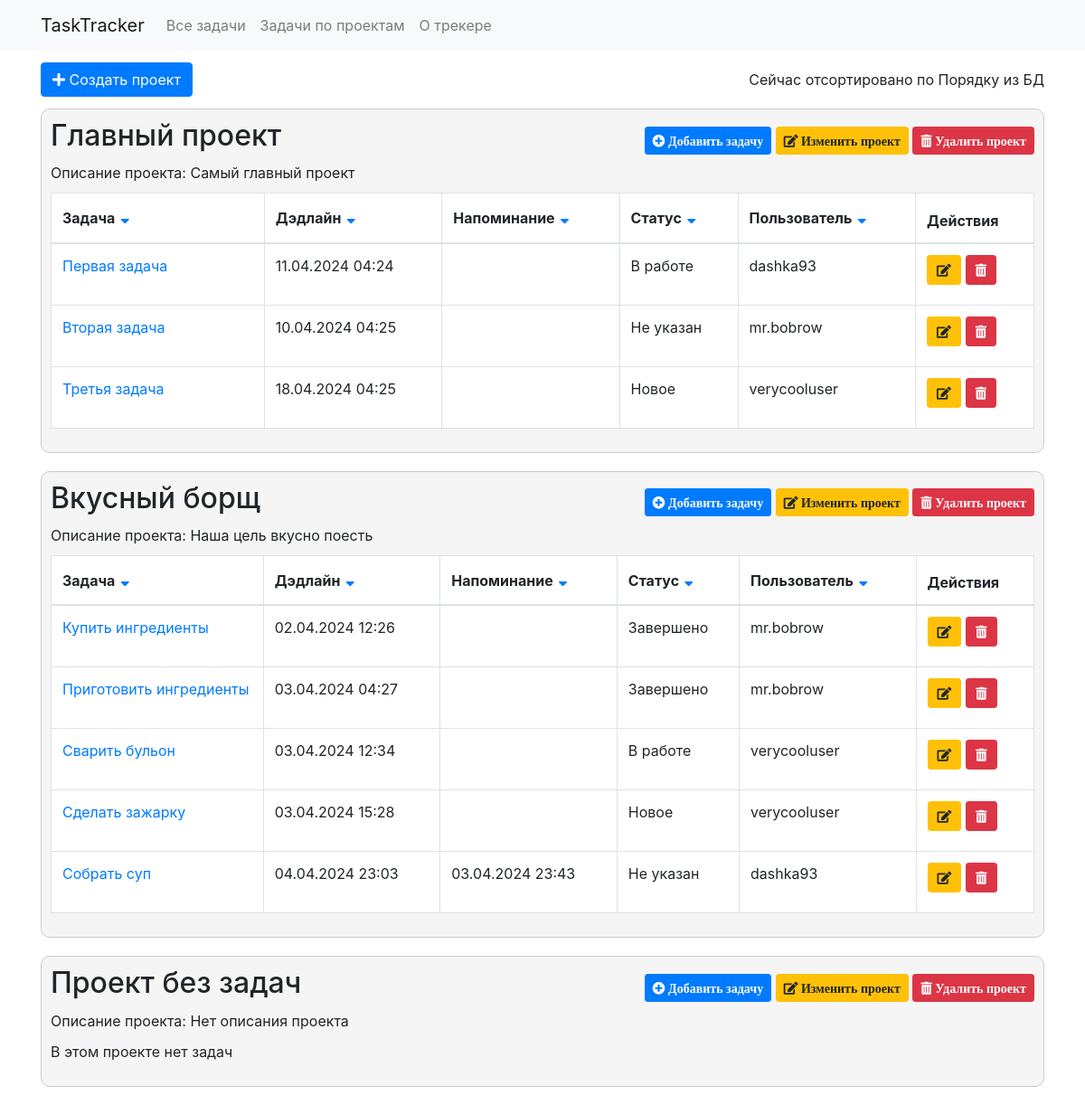
/projects/, run on the app's committed database.
### tasktrackerapp/models.py (models this page shows)
class Project(models.Model):
    name = models.CharField(max_length=100)
    description = models.TextField(blank=True)
    def __str__(self):
        return self.name

class Task(models.Model):
    project = models.ForeignKey(Project, on_delete=models.CASCADE)
    title = models.CharField(max_length=200)
    description = models.TextField(blank=True, null=True)
    created_date= models.DateTimeField(blank=True, null=True)
    deadline = models.DateTimeField(blank=True, null=True)
    reminder = models.DateTimeField(blank=True, null=True)
    status = models.ForeignKey(TaskStatus, null=True, blank=True, on_delete=models.CASCADE)
    task_user = models.ForeignKey(User, on_delete=models.CASCADE)
    def __str__(self):
        return self.title

class TaskStatus(models.Model):
    name = models.CharField(max_length=50)
    def __str__(self):
        return self.name

### tasktrackerapp/views.py (the view, shortened to what this page needs)
# urls.py: path('projects/', views.tasks_by_projects, name='projects_page'),  #страница с карточками проектов
def tasks_by_projects(request):
    sort_by = request.GET.get('sort_by')
    dict_of_projects = {}
    if request.method == "GET":
        if sort_by == 'None' or sort_by is None:
            sort_by = 'Порядок из БД'
            dict_of_projects = create_dictionary()
        elif sort_by != 'Порядок из БД':
            if sort_by == 'project':
                dict_of_projects = create_dictionary('project__name')
            else:
                dict_of_projects = create_dictionary(sort_by)
    data_of_tasks = Task.objects.all()
    data_of_projects = Project.objects.all()
    context = {
        'tasks': data_of_tasks,
        'projects': data_of_projects,
        'dict_of_projects': dict_of_projects,
        'sort_by': sort_by,
    }
    return render(request, 'tasks_by_project.html', context)

### tasktrackerapp/views.py (called while the page is built)
def create_dictionary(sort_by=None):
    projects = Project.objects.all()
    project_task_dict = {}
    for project in projects:
        if sort_by:
            tasks = Task.objects.all().filter(project=project).order_by(sort_by)
        else:
            tasks = Task.objects.filter(project=project)
        project_task_dict[project] = list(tasks)
        print(project_task_dict)
    return project_task_dict

### tasktrackerapp/templates/tasks_by_project.html (shortened to what this page needs)
{% extends 'head.html' %}
{% block content %}
<form method="post" action=".">
  <div class="button-container-top">
    <button name="createProject" class="btn btn-primary">
      <i class="fas fa-plus"></i> Создать проект
    </button>
    {% include 'widget_to_show_sort_type.html' %}
  </div>
  {% for project, tasks in dict_of_projects.items %}
    <div class="project-container">
      <div class="project-title-container">
        <div class="project-header">
          <h2 class="project-name">{{ project.name }}</h2>
          <div class="project-actions">
            <button name="addTask" value={{ project.id }} class="btn btn-primary btn-sm">
              <i class="fas fa-plus-circle"> Добавить задачу</i>
            </button>
            <button name="editProject" value={{ project.id }} class="btn btn-warning btn-sm">
              <i class="fas fa-edit"> Изменить проект</i>
            </button>
            <button name="deleteProject" value={{ project.id }} class="btn btn-danger btn-sm">
              <i class="fas fa-trash-alt"> Удалить проект</i>
            </button>
          </div>
        </div>
        <p class="project-description">Описание проекта: {{ project.description }}</p>
      </div>
      {% if tasks %}
        <table class="table table-bordered">
          <thead>
            <tr>
              <th scope="col" style="width: 18%;">
                <div class="header-with-button">
                  <span class="header-title">Задача</span>
                  <button type="submit" name="orderTasks" value="title" class="btn btn-link">
                    <i class="fas fa-sort-down"></i>
                  </button>
                </div>
              </th>
              <th scope="col" style="width: 15%;">
                <div class="header-with-button">
                  <span class="header-title">Дэдлайн</span>
                  <button type="submit" name="orderTasks" value="deadline" class="btn btn-link">
                    <i class="fas fa-sort-down"></i>
                  </button>
                </div>
              </th>
              <th scope="col" style="width: 15%;">
                <div class="header-with-button">
                  <span class="header-title">Напоминание</span>
                  <button type="submit" name="orderTasks" value="reminder" class="btn btn-link">
                    <i class="fas fa-sort-down"></i>
                  </button>
                </div>
              </th>
              <th scope="col" style="width: 10%;">
                <div class="header-with-button">
                  <span class="header-title">Статус</span>
                  <button type="submit" name="orderTasks" value="status" class="btn btn-link">
                    <i class="fas fa-sort-down"></i>
                  </button>
                </div>
              </th>
              <th scope="col" style="width: 15%;">
                <div class="header-with-button">
                  <span class="header-title">Пользователь</span>
                  <button type="submit" name="orderTasks" value="task_user" class="btn btn-link">
                    <i class="fas fa-sort-down"></i>
                  </button>
                </div>
              </th>
              <th scope="col" style="width: 10%;">Действия</th>
            </tr>
          </thead>
          <tbody>
            {% for task in tasks %}
              <tr>
                <td><a href="{% url 'task_info_page' task_id=task.id %}?prev_page=/projects">{{ task.title }}</a></td>
                <td>{{ task.deadline|date:"d.m.Y H:i" }}</td>
                <td>{{ task.reminder|date:"d.m.Y H:i" }}</td>
                <td>{{ task.status }}</td>
                <td>{{ task.task_user }}</td>
                <td>
                  <div class="button-container">
                    <button name="editTask" value={{ task.id }} class="btn btn-warning btn-sm">
                      <i class="fas fa-edit"></i>
                    </button>
                    <button name="deleteTask" value={{ task.id }} class="btn btn-danger btn-sm">
                      <i class="fas fa-trash-alt"></i>
                    </button>
                  </div>
                </td>
              </tr>
            {% endfor %}
          </tbody>
        </table>
      {% else %}
        <p>В этом проекте нет задач</p>
      {% endif %}
    </div>
  {% endfor %}
</form>
{% endblock content %}

### tasktrackerapp/static/css/styles.css (style rules this page uses)
.project-name, .project-description { margin-bottom: 10px; }
.project-container { border: 1px solid #ccc; border-radius: 10px; background-color: #f2f2f2bb; padding: 10px; margin-bottom: 20px; }
.header-with-button { display: flex; align-items: center; }
.header-with-button button { padding: 0.1rem 0.3rem; line-height: 1.5; }
.header-title { margin-right: 0px !important; }
.button-container, .button-container-top { display: flex; align-items: center; margin-bottom: 10px; }
.button-container-top { margin-top: 10px; justify-content: space-between; }
.button-container button { padding: 5px 10px; font-size: 14px; margin-right: 5px; }
.project-header { display: flex; align-items: center; }
.project-header .project-name { margin-right: 10px; }
.project-actions { margin-left: auto; }
table { background-color: white; }

### data on the page
Project: name "Главный проект", {{ project.id }} 21 (drawn), description "Самый главный проект"
Task: title "Первая задача", deadline "11.04.2024 04:24", status "В работе", task_user "dashka93", {{ task.id }} 37 (drawn)
Task: title "Вторая задача", deadline "10.04.2024 04:25", status "Не указан", task_user "mr.bobrow", {{ task.id }} 38 (drawn)
Task: title "Третья задача", deadline "18.04.2024 04:25", status "Новое", task_user "verycooluser", {{ task.id }} 39 (drawn)
Project: name "Вкусный борщ", {{ project.id }} 22 (drawn), description "Наша цель вкусно поесть"
Task: title "Купить ингредиенты", deadline "02.04.2024 12:26", status "Завершено", task_user "mr.bobrow", {{ task.id }} 40 (drawn)
Task: title "Приготовить ингредиенты", deadline "03.04.2024 04:27", status "Завершено", task_user "mr.bobrow", {{ task.id }} 41 (drawn)
Task: title "Сварить бульон", deadline "03.04.2024 12:34", status "В работе", task_user "verycooluser", {{ task.id }} 42 (drawn)
Task: title "Сделать зажарку", deadline "03.04.2024 15:28", status "Новое", task_user "verycooluser", {{ task.id }} 43 (drawn)
Task: title "Собрать суп", deadline "04.04.2024 23:03", reminder "03.04.2024 23:43", status "Не указан", task_user "dashka93", {{ task.id }} 44 (drawn)
Project: name "Проект без задач", {{ project.id }} 23 (drawn), description "Нет описания проекта", shows "В этом проекте нет задач"
